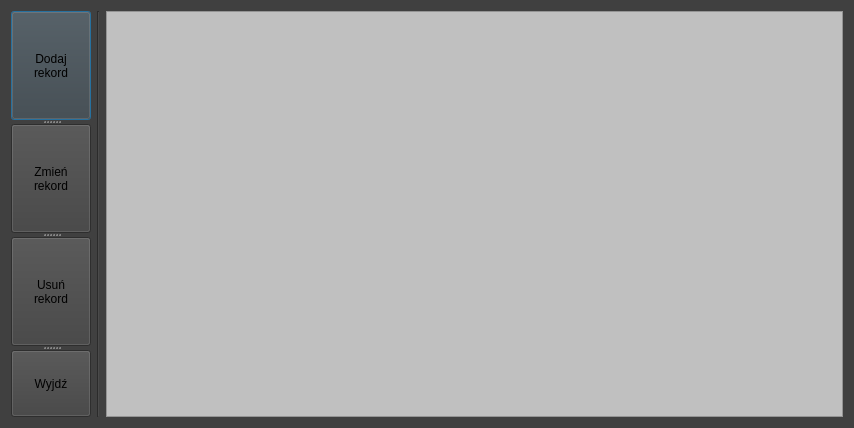
<?xml version="1.0" encoding="UTF-8"?>
<ui version="4.0">
 <class>Dialog2</class>
 <widget class="QDialog" name="Dialog2">
  <property name="geometry">
   <rect>
    <x>0</x>
    <y>0</y>
    <width>854</width>
    <height>428</height>
   </rect>
  </property>
  <property name="windowTitle">
   <string>Dialog</string>
  </property>
  <property name="styleSheet">
   <string notr="true">background-color: rgb(64,64,64);</string>
  </property>
  <layout class="QGridLayout" name="gridLayout">
   <item row="0" column="0">
    <widget class="QSplitter" name="splitter">
     <property name="orientation">
      <enum>Qt::Vertical</enum>
     </property>
     <widget class="QPushButton" name="pushButton">
      <property name="text">
       <string>Dodaj 
rekord</string>
      </property>
     </widget>
     <widget class="QPushButton" name="pushButton_2">
      <property name="text">
       <string>Zmień 
rekord</string>
      </property>
     </widget>
     <widget class="QPushButton" name="pushButton_3">
      <property name="text">
       <string>Usuń 
rekord</string>
      </property>
     </widget>
     <widget class="QPushButton" name="pushButton_4">
      <property name="text">
       <string>Wyjdź</string>
      </property>
     </widget>
    </widget>
   </item>
   <item row="0" column="1">
    <widget class="Line" name="line">
     <property name="orientation">
      <enum>Qt::Vertical</enum>
     </property>
    </widget>
   </item>
   <item row="0" column="2">
    <widget class="QTableView" name="tableView">
     <property name="enabled">
      <bool>true</bool>
     </property>
     <property name="styleSheet">
      <string notr="true">background-color: 	rgb(192,192,192);
</string>
     </property>
    </widget>
   </item>
  </layout>
 </widget>
 <resources/>
 <connections/>
</ui>
